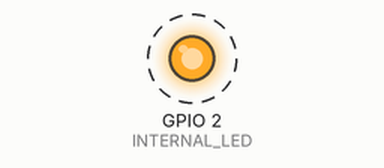
A sketch run on a simulated ESP32. Shown: output pins drawn as LEDs (lit = HIGH). Dashed ring = blinking.

Above: at 0.5 s.
Timing chart, 0 to 4.6 s (numbered marks = the images above):
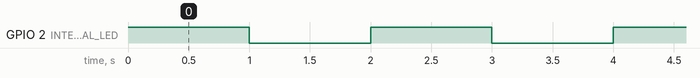

The sketch:

00_Blink_Internal_LED.ino
```cpp
// Writing after double slashes is ignored by the program.

//This defines an empty container we are labeling as INTERNAL_LED
//We name it in all caps to indicate that the value will be CONSTANT.  INTERNAL_LED should be 2 throughout the program.
//We are setting the value to 2, the label of the pin we want to control
//GPIO pins are explained here: https://randomnerdtutorials.com/esp32-pinout-reference-gpios/
#define INTERNAL_LED 2

//This function outputs no value "void"
//This function inpots no information "()" are empty
//setup is a specal function that runs only once, when the program starts.
void setup() {

  pinMode(INTERNAL_LED, OUTPUT); //sets pin 2 as output

}

//this function loops over and over again until we turn off the power
void loop() {

  digitalWrite(INTERNAL_LED, HIGH); //turn pin 2 on
  delay(1000);  //wait for 1000ms (1second)
  digitalWrite(INTERNAL_LED, LOW); ////turn pin 2 off
  delay(1000);


}
```

Measured:
- by itself, GPIO 2 (INTERNAL_LED): alternates HIGH for 1.0 s and LOW for 1.0 s
